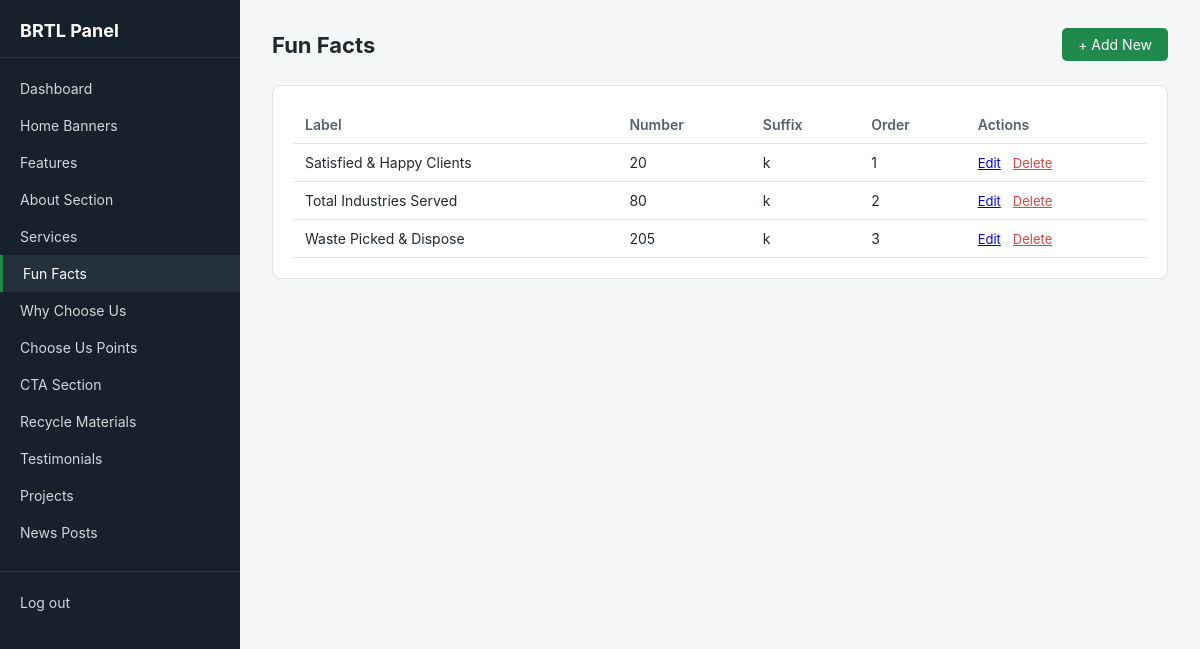
The page /secure/panel/funfacts/ (signed in) on the database its author committed.
### core/models.py (models this page shows, shortened)
class FunFact(models.Model):
    icon_class = models.CharField(max_length=50)
    number = models.PositiveIntegerField(help_text="e.g. 20")
    suffix = models.CharField(max_length=10, blank=True, help_text="e.g. k, +, 5k")
    label = models.CharField(max_length=100)
    order = models.PositiveIntegerField(default=0)
    class Meta:
        ordering = ['order']

### panel/views.py (the view)
# urls.py: path('panel/<str:model_name>/', views.item_list, name='panel_item_list'),
@staff_required
def item_list(request, model_name):
    t = get_template("panel/item_list.html")
    print("Template origin:", t.origin)
    entry = get_registry_entry(model_name)
    Model = entry['model']
    qs = Model.objects.all()
    if hasattr(Model, 'order'):
        qs = qs.order_by('order')
    else:
        qs = qs.order_by('-id')
    return render(request, 'panel/item_list.html', {
        'items': qs,
        'model_name': model_name,
        'label': entry['label'],
        'list_fields': entry['list_fields'],
    })

### panel/context_processors.py (called while the page is built)
def panel_registry(request):
    return {'registry': MODEL_REGISTRY}

### panel/templatetags/panel_extras.py (called while the page is built)
@register.filter
def get_attr(obj, field_name):
    value = getattr(obj, field_name, '')
    if callable(value):
        value = value()
    return value

### panel/views.py (called while the page is built)
def staff_required(view_func):
    @wraps(view_func)
    @login_required(login_url='panel_login')
    def wrapper(request, *args, **kwargs):
        if not request.user.is_staff:
            return redirect('panel_login')
        return view_func(request, *args, **kwargs)
    return wrapper

def get_registry_entry(model_name):
    entry = MODEL_REGISTRY.get(model_name)
    if not entry:
        raise Http404("Unknown model: %s" % model_name)
    return entry

### panel/templates/panel/item_list.html (shortened to what this page needs)
{% extends 'panel/base_panel.html' %}
{% load panel_extras %}
{% block content %}
<div class="topbar">
    <h1>{{ label }}</h1>
    <a href="{% url 'panel_item_create' model_name=model_name %}" class="btn">+ Add New</a>
</div>
<div class="card">
    {% if items %}
    <table>
        <thead>
            <tr>
                {% for field in list_fields %}
                <th>{{ field|title }}</th>
                {% endfor %}
                <th>Actions</th>
            </tr>
        </thead>
        <tbody>
            {% for item in items %}
            <tr>
                {% for field in list_fields %}
                <td>{{ item|get_attr:field }}</td>
                {% endfor %}
                <td class="actions">
                    <a href="{% url 'panel_item_update' model_name=model_name pk=item.pk %}">Edit</a>
                    <a href="{% url 'panel_item_delete' model_name=model_name pk=item.pk %}" style="color:#d64545;">Delete</a>
                </td>
            </tr>
            {% endfor %}
        </tbody>
    </table>
    {% else %}
    <p class="empty">No {{ label|lower }} yet. Click "Add New" to create one.</p>
    {% endif %}
</div>
{% endblock %}

### panel/templates/panel/base_panel.html (style rules this page uses)
:root { --sidebar-w: 240px; --accent: #1f8a4c; --bg: #f4f6f8; --border: #e1e4e8; --text: #24292e; }
* { box-sizing: border-box; }
body { margin: 0; font-family: -apple-system, "Segoe UI", Roboto, Helvetica, Arial, sans-serif; background: var(--bg); color: var(--text); }
.topbar { display: flex; justify-content: space-between; align-items: center; margin-bottom: 24px; }
.topbar h1 { font-size: 22px; margin: 0; }
.btn { display: inline-block; background: var(--accent); color: #fff; padding: 8px 16px; border: none; border-radius: 5px; text-decoration: none; font-size: 14px; cursor: pointer; }
.card { background: #fff; border: 1px solid var(--border); border-radius: 8px; padding: 20px; }
table { width: 100%; border-collapse: collapse; }
th, td { text-align: left; padding: 10px 12px; border-bottom: 1px solid var(--border); font-size: 14px; }
th { color: #586069; font-weight: 600; }
.actions a, .actions button { margin-right: 8px; font-size: 13px; }

### rows shown on the page
FunFact: list_fields "Satisfied & Happy Clients" "20" "k" "1"
FunFact: list_fields "Total Industries Served" "80" "k" "2"
FunFact: list_fields "Waste Picked & Dispose" "205" "k" "3"

### other values the page prints
{{ entry.label }} "Home Banners" "Features" "About Section" "Services" "Fun Facts" "Why Choose Us" "Choose Us Points" "CTA Section" "Recycle Materials" "Testimonials" "Projects" "News Posts"
{{ label }} "Fun Facts"
{{ field|title }} "Label" "Number" "Suffix" "Order"
